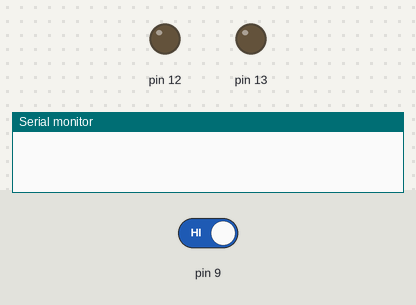
Recording of a sketch running on a simulated Arduino Uno, built with avr-gcc and run on an emulated ATmega328P. On the bench: output pins drawn as LEDs (lit = HIGH), the last lines printed to the serial monitor. Dashed ring = blinking. The inputs (shaded band) are chosen by the test bench; at power-on: pin 9 HIGH.

Above: at 1.8 s.
1.9 s: pin 9 driven LOW
At 2.4 s:
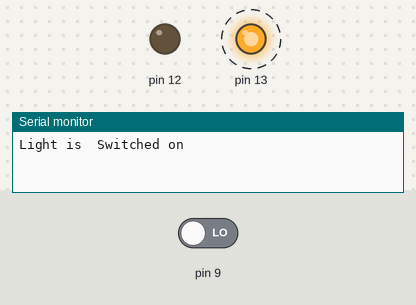
4.9 s: pin 9 driven HIGH
At 5.6 s:
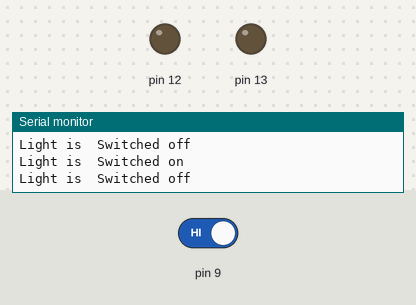
Timing chart, 0 to 7.9 s (numbered marks = the images above; inputs shaded):
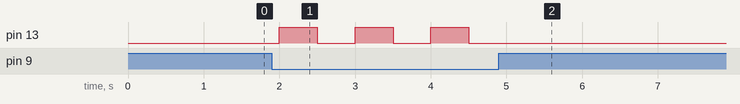

The sketch:

motorcontol.ino
```cpp
/*
  Blinking LED project.
  Turns on an LED on for one second, then off for one second, repeatedly.
  Last Modification modified 30 March 2020
  by Roy Ben Avraham
 */

// the setup function runs once when you press reset or power the board
void setup() {
  Serial.begin(9600);
  // initialize digital pin 13 as an output.
  pinMode(13, OUTPUT);
  pinMode(12, OUTPUT);
  pinMode(9, INPUT);


}
  int b = LOW;
// the loop function runs over and over again forever
void loop() {

  int  a = digitalRead(9);
  if( a == LOW )
  {
  if ((a == LOW) && (b == LOW)){
          b= HIGH;
          digitalWrite(13, HIGH);
          Serial.println("Light is  Switched on");
  } else {
    b = LOW;
digitalWrite(13, LOW);
Serial.println("Light is  Switched off");
 }
}


  // int  a = digitalRead(9);
  // if(( a == HIGH ) && (b == HIGH))
  // {
  //  b = LOW;
  //  digitalWrite(13, HIGH);

  //  }else  {

  //    digitalWrite(13, LOW);

  // }
 // digitalWrite(12, HIGH);
  //digitalWrite(13, LOW);  // turn the LED on (HIGH is the voltage level)
  //delay(300);              // wait for a second
  //digitalWrite(12, LOW);
  //digitalWrite(13, HIGH);    // turn the LED off by making the voltage LOW
  //delay(300);              // wait for a second
  delay(500);
}
```

Measured:
- after the input at 1.9 s, pin 13: alternates HIGH for 0.50 s and LOW for 0.50 s, starting after 0.10 s
- after the input at 4.9 s, pin 13: stops changing and stays LOW
